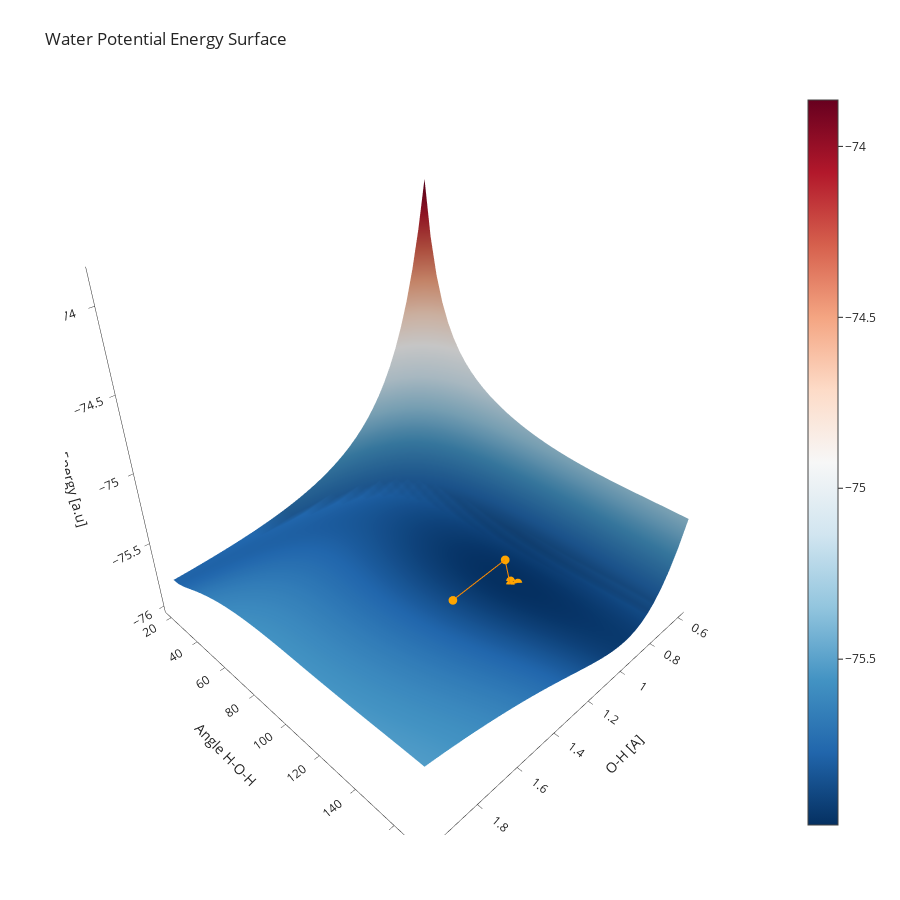

Notebook cell for this chart:
### Code cell
# this sets up the plotting widget
fig = go.Figure(data=[go.Surface(z=PES_water, 
                                 x=PES_r,
                                 y=PES_angle,
                                 colorscale='RdBu',
                                 reversescale=True,
                                 hoverinfo='none',
                                 name='Full PES',
                                 contours=go.surface.Contours(
                                    x=go.surface.contours.X(highlight=False),
                                    y=go.surface.contours.Y(highlight=False),
                                    z=go.surface.contours.Z(highlight=False),
                                )
                                )  
                     ])
# here we plot our geometry optimization results
# change the z, x, y options if you plot multiple lines, you can also change the colors
fig.add_scatter3d(z=geo_opt_energies, x=h2o_angles_dist[:,1], y=h2o_angles_dist[:,0],mode='markers+lines', marker=dict(size=3, color='orange', opacity=1),
                   line=dict(color='darkorange',width=2),
                   name="Geometry Optimization"
                 )

# this is comesmetics to add labeles etc.
fig.update_layout(title='Water Potential Energy Surface', autosize=False,
                  template='simple_white',
                  width=900, height=900,
                  scene = dict(
                      xaxis_title="O-H [A]",
                      yaxis_title="Angle H-O-H",
                      zaxis_title='Energy [a.u]',
                      xaxis_showspikes=False,
                      yaxis_showspikes=False),
                   margin=dict(l=65, r=50, b=65, t=90))
# to display the figure
fig.show()

### Figure 1 — Plotly figure (JSON) as saved in the notebook; plotly's stock layout.template omitted (floating-point values rounded to 4 significant figures; data arrays with more than 128 entries replaced by an {"elided": "..."} marker saying what was removed)
{"data": [{"colorscale": [[0, "rgb(103,0,31)"], [0.1, "rgb(178,24,43)"], [0.2, "rgb(214,96,77)"], [0.3, "rgb(244,165,130)"], [0.4, "rgb(253,219,199)"], [0.5, "rgb(247,247,247)"], [0.6, "rgb(209,229,240)"], [0.7, "rgb(146,197,222)"], [0.8, "rgb(67,147,195)"], [0.9, "rgb(33,102,172)"], [1, "rgb(5,48,97)"]], "contours": {"x": {"highlight": false}, "y": {"highlight": false}, "z": {"highlight": false}}, "hoverinfo": "none", "name": "Full PES", "reversescale": true, "type": "surface", "x": [0.6, 0.6359, 0.6718, 0.7077, 0.7436, 0.7795, 0.8154, 0.8513, 0.8872, 0.9231, 0.959, 0.9949, 1.031, 1.067, 1.103, 1.138, 1.174, 1.21, 1.246, 1.282, 1.318, 1.354, 1.39, 1.426, 1.462, 1.497, 1.533, 1.569, 1.605, 1.641, 1.677, 1.713, 1.749, 1.785, 1.821, 1.856, 1.892, 1.928, 1.964, 2.0], "y": [20.0, 23.85, 27.69, 31.54, 35.38, 39.23, 43.08, 46.92, 50.77, 54.62, 58.46, 62.31, 66.15, 70.0, 73.85, 77.69, 81.54, 85.38, 89.23, 93.08, 96.92, 100.8, 104.6, 108.5, 112.3, 116.2, 120.0, 123.8, 127.7, 131.5, 135.4, 139.2, 143.1, 146.9, 150.8, 154.6, 158.5, 162.3, 166.2, 170.0], "z": {"elided": "40x40 float values"}}, {"line": {"color": "darkorange", "width": 2}, "marker": {"color": "orange", "opacity": 1, "size": 3}, "mode": "markers+lines", "name": "Geometry Optimization", "type": "scatter3d", "x": [1.318, 0.9459, 0.9685, 0.9386, 0.9505, 0.9496], "y": [113.3, 107.4, 113.2, 114.8, 111.7, 111.6], "z": [-75.76, -75.85, -75.98, -75.98, -75.98, -75.99, -75.99]}], "layout": {"autosize": false, "height": 900, "margin": {"b": 65, "l": 65, "r": 50, "t": 90}, "scene": {"xaxis": {"showspikes": false, "title": {"text": "O-H [A]"}}, "yaxis": {"showspikes": false, "title": {"text": "Angle H-O-H"}}, "zaxis": {"title": {"text": "Energy [a.u]"}}}, "title": {"text": "Water Potential Energy Surface"}, "width": 900}}
